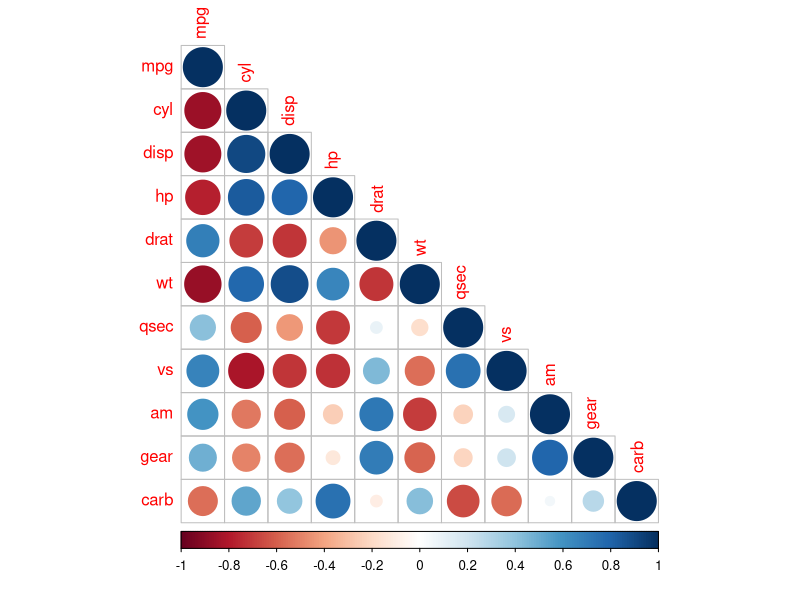
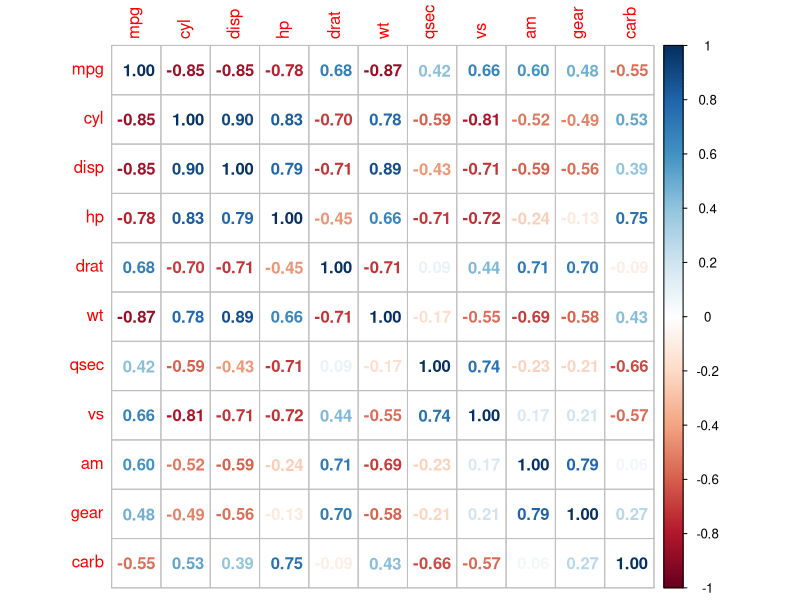

These charts were generated, in order, by the following R code:
mtcars
data(mtcars)

COR <- cor(mtcars)

COR

class(mtcars)

library(corrplot)
corrplot(COR,type="lower")
corrplot(COR,method = "number")

?mtcars





mul.reg <- lm(disp~wt,data=mtcars)

mul.reg

add1(mul.reg,scope = mtcars)

mul.reg <- lm(disp~wt+disp,data=mtcars)
